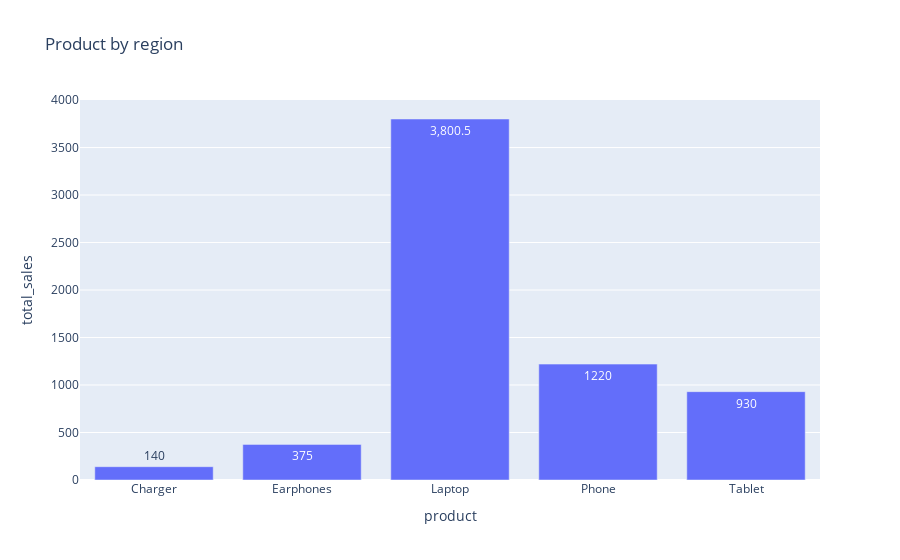

The notebook cell saved with this chart:
### Code cell
fig = px.bar(
    product_sales,
    x='product',
    y='total_sales',
    title='Product by region',
    text_auto=True
)
fig.show()

### Figure 1 — Plotly figure (JSON) as saved in the notebook; plotly's stock layout.template omitted (floating-point values rounded to 4 significant figures)
{"data": [{"hovertemplate": "product=%{x}<br>total_sales=%{y}<extra></extra>", "legendgroup": "", "marker": {"color": "#636efa", "pattern": {"shape": ""}}, "name": "", "orientation": "v", "showlegend": false, "textposition": "auto", "texttemplate": "%{y}", "type": "bar", "x": ["Charger", "Earphones", "Laptop", "Phone", "Tablet"], "xaxis": "x", "y": [140.0, 375.0, 3800.0, 1220.0, 930.0], "yaxis": "y"}], "layout": {"barmode": "relative", "legend": {"tracegroupgap": 0}, "title": {"text": "Product by region"}, "xaxis": {"anchor": "y", "domain": [0, 1], "title": {"text": "product"}}, "yaxis": {"anchor": "x", "domain": [0, 1], "title": {"text": "total_sales"}}}}
